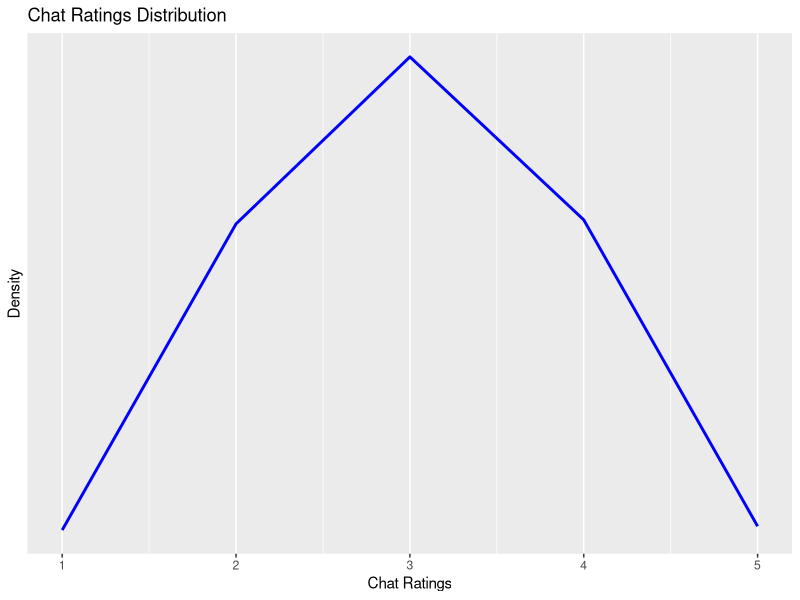
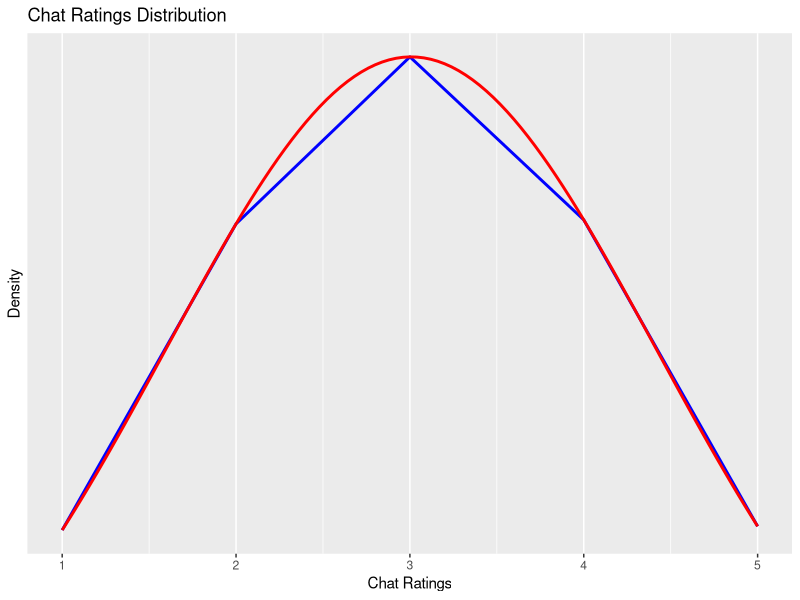
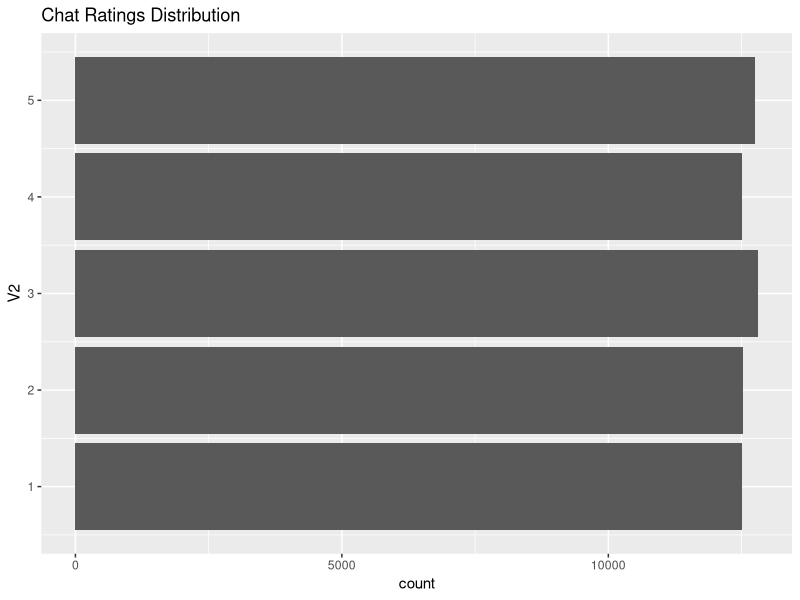
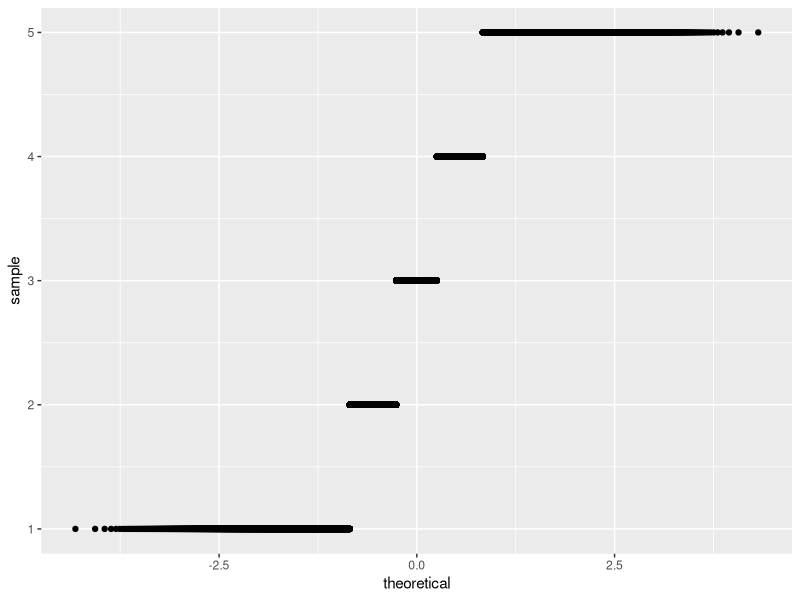

The R script that drew these images, in order:
library("ggplot2")


rdata <- read.csv("chatratings.csv", sep="|", header = FALSE)
ratings<-rdata$V2
avg <- mean(rdata$V2)
sdev <- sd(rdata$V2)

p1 <-ggplot(data=data.frame(x=ratings,y= dnorm(x=ratings, mean=avg, sd = sdev)), aes(x=x, y=y)) + geom_line(color="blue", size=1)
p2 <- p1 + scale_y_continuous(breaks = NULL) + xlab("Chat Ratings") + ylab("Density") + ggtitle("Chat Ratings Distribution")
p2

p5 <- ggplot(data=data.frame(x=ratings), aes(x)) + stat_function(fun=dnorm, args=list(mean=avg,sd =sdev), color="blue", size=1)
p6 <- p5 + scale_y_continuous(breaks = NULL) + xlab("Chat Ratings") + ylab("Density") + ggtitle("Chat Ratings Distribution")
p3 <- p2 + stat_function(mapping=aes(x=x), fun=dnorm, args=list(mean=avg,sd =sdev), color="red", size=1)
p3


hp <- ggplot(data=rdata) + geom_bar(aes(x=V2)) +coord_flip() + ggtitle("Chat Ratings Distribution")
hp

qqp <- ggplot(data=rdata) +geom_qq(aes(sample=V2))
qqp


